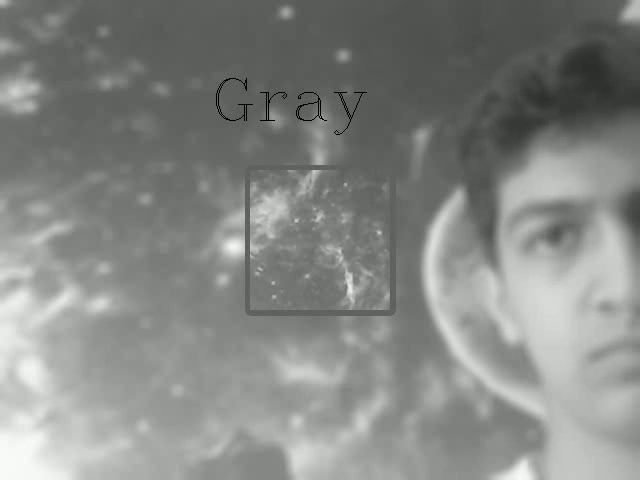
#> input picture frame 1 of 27.batman/Outputs/webcam.mp4, 640 x 480 px, given in place of the camera
$ python 4.webcam.py
#> lines starting #> are read from the running program, lines starting #| are printed output that depends on the picture
import cv2
import numpy as np

cap = cv2.VideoCapture(0)

_, frame = cap.read()
#> frame is the input picture: shape (480, 640, 3); mean B, G, R 132, 135, 133
frame = cv2.cvtColor(frame, cv2.COLOR_BGR2GRAY)
#> frame: shape (480, 640)

rows, cols = frame.shape
#> rows = 480; cols = 640
writer = cv2.VideoWriter("Outputs\webcam.mp4", cv2.VideoWriter_fourcc(*'XVID'), 2.5, (cols, rows))

while True:
    _, frame = cap.read()
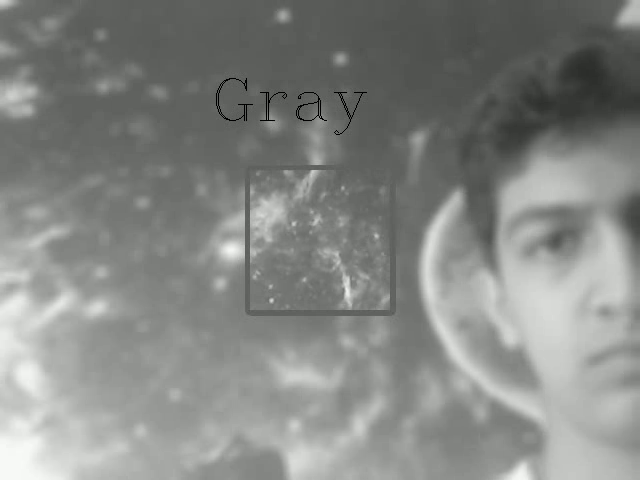
#> input picture frame 2 of 27.batman/Outputs/webcam.mp4, 640 x 480 px, given in place of the camera
#> frame is the input picture: shape (480, 640, 3); mean B, G, R 131.6, 134.6, 132.6
    frame = cv2.cvtColor(frame, cv2.COLOR_BGR2GRAY)
#> frame: shape (480, 640)

    detector_frame = frame[(rows//2 - 70):(rows//2 + 70), (cols//2 - 70):(cols//2 + 70)]
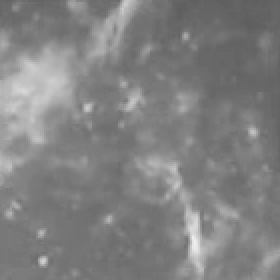
#> detector_frame: shape (140, 140) (shown 2 times larger); min 94, max 240, mean 128.6
    frame_filtered = cv2.fastNlMeansDenoising(frame, None, 200, 10, 10 )
    cv2.rectangle(frame_filtered, (cols//2 - 70,rows//2 - 70), (cols//2 + 70,rows//2 + 70), 100, 10)

    mean = np.mean(detector_frame)
#> mean = 128.6
    if mean > 150:
        color = 'White'
    elif mean < 80:
        color = 'Black'
    else:
        color = 'Gray'


    cv2.putText(frame_filtered, color, (cols//2 - 110,rows//2 - 120), 3, 2, 0)

    frame_filtered[(rows//2 - 70):(rows//2 + 70), (cols//2 - 70):(cols//2 + 70)] = detector_frame
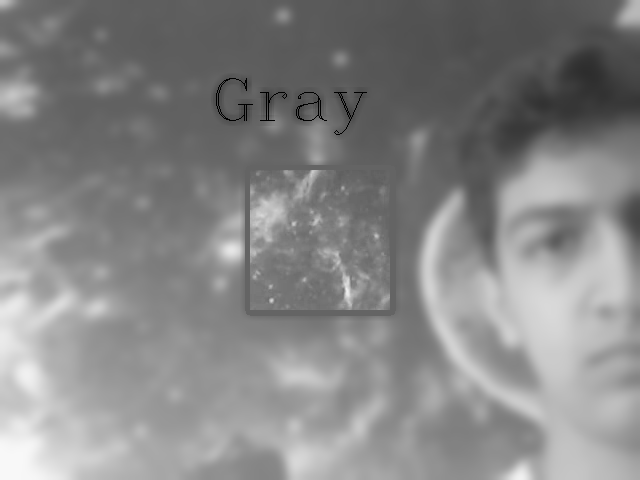
#> frame_filtered: shape (480, 640); min 0, max 248, mean 133.4
    frame = cv2.cvtColor(frame_filtered, cv2.COLOR_GRAY2BGR)
#> frame: shape (480, 640, 3)

    writer.write(frame)
    cv2.imshow("", frame)
    if cv2.waitKey(60) & 0xFF==ord("q"):
#> (key q is pressed here)
        break

writer.release()
cap.release()
cv2.destroyAllWindows()

$ run again, starting later in the video
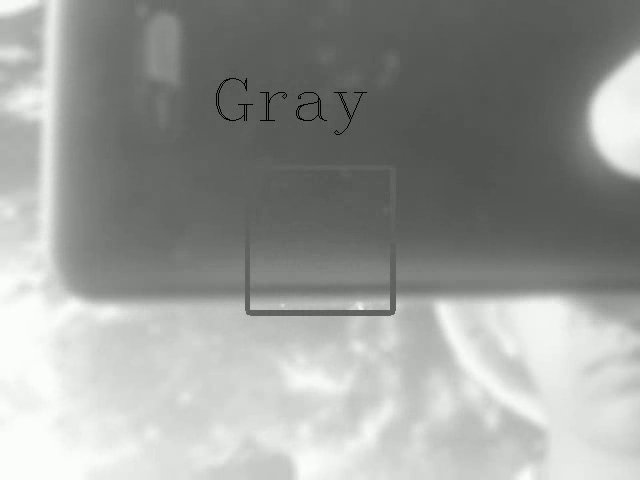
#> input picture frame 8 of 27.batman/Outputs/webcam.mp4, 640 x 480 px, given in place of the camera
#> frame is the input picture: shape (480, 640, 3); mean B, G, R 152.2, 155.2, 153.2
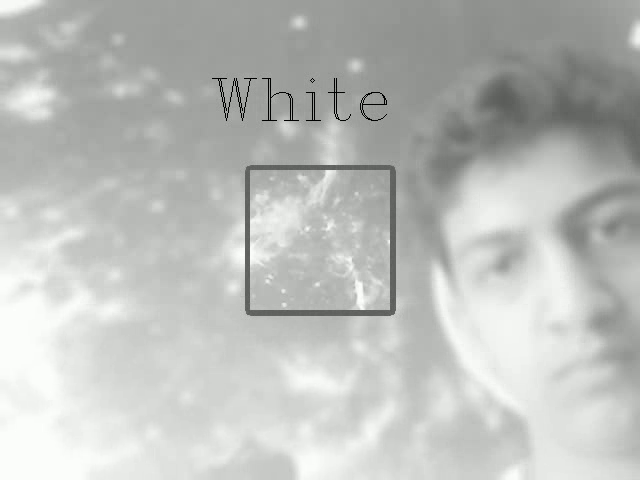
#> input picture frame 9 of 27.batman/Outputs/webcam.mp4, 640 x 480 px, given in place of the camera
#> frame is the input picture: shape (480, 640, 3); mean B, G, R 187, 190, 188
#> mean = 193.6
#> `frame_filtered[(rows//2 - 70):(rows//2 + 70), (cols//2 - 70):(cols//2 ..`:
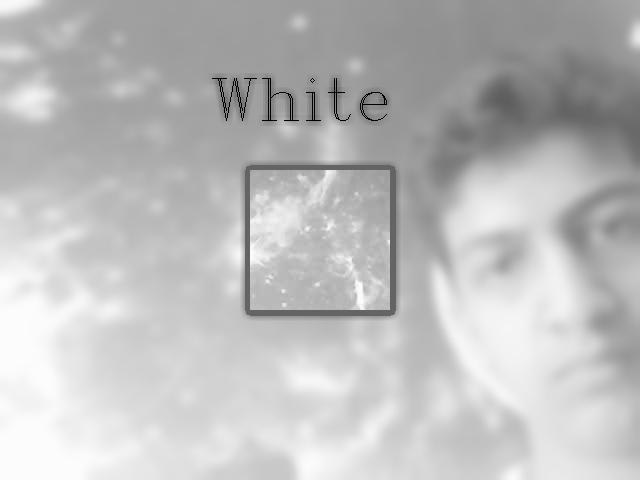
#> frame_filtered: shape (480, 640); min 0, max 254, mean 188.4

$ run again, starting later in the video
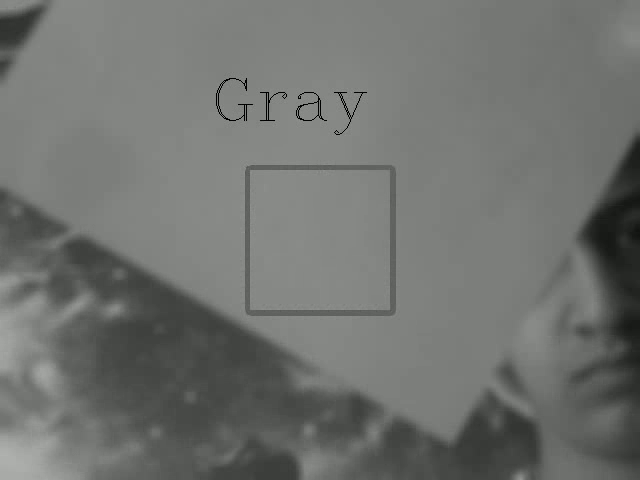
#> input picture frame 14 of 27.batman/Outputs/webcam.mp4, 640 x 480 px, given in place of the camera
#> frame is the input picture: shape (480, 640, 3); mean B, G, R 111.2, 114.1, 112.2
#> `detector_frame = frame[(rows//2 - 70):(rows//2 + 70), (cols//2 - 70):(..`:
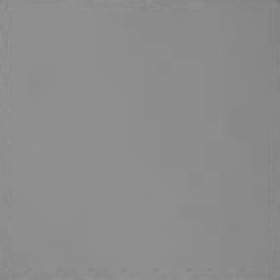
#> detector_frame: shape (140, 140) (shown 2 times larger); min 121, max 149, mean 140.6
#> mean = 140.6
#> `frame_filtered[(rows//2 - 70):(rows//2 + 70), (cols//2 - 70):(cols//2 ..`:
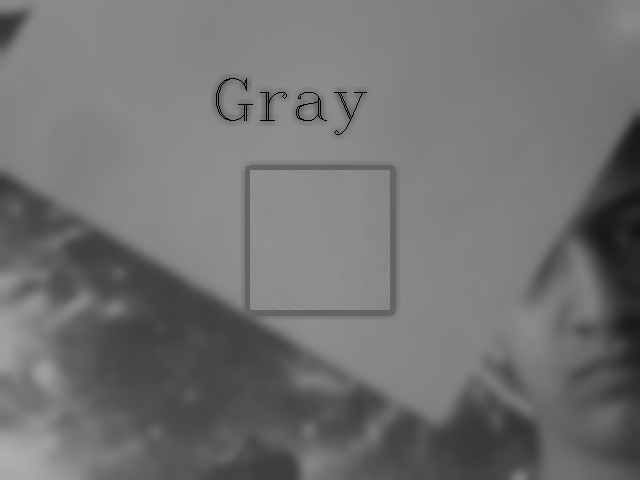
#> frame_filtered: shape (480, 640); min 0, max 174, mean 113.9
